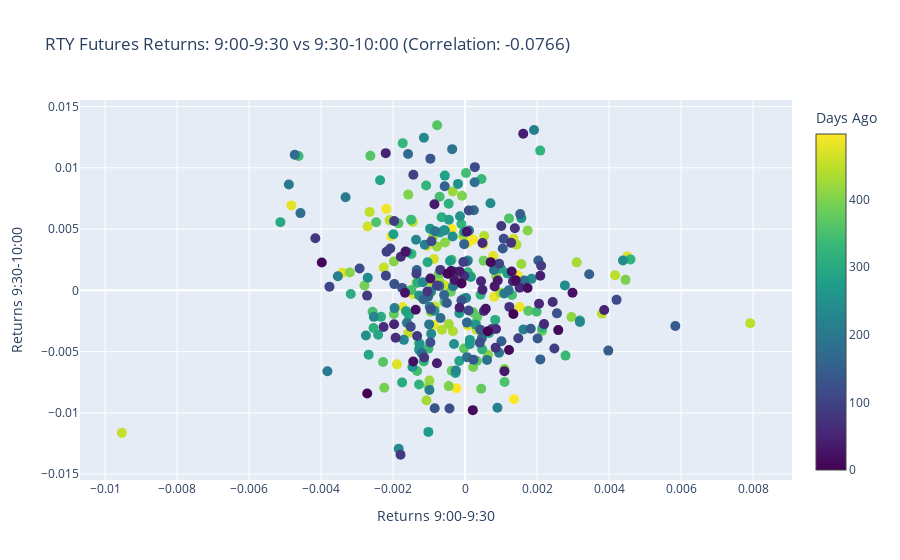

The code cell stored with this chart in its notebook:
### Code cell
import pandas as pd
import plotly.graph_objects as go
from plotly.subplots import make_subplots

# Load data
df = pd.read_csv("rty.csv")


# Function to parse the combined date and time
def parse_datetime(date, time_start):
    date = pd.to_datetime(date)
    time_parts = time_start.split()
    if len(time_parts) == 3:  # Format: "0 days HH:MM:SS.fraction"
        time = pd.to_timedelta(time_parts[2])
    else:  # Format: "HH:MM:SS.fraction"
        time = pd.to_timedelta(time_parts[0])
    return date + time


# Apply the parsing function
df["DateTime"] = df.apply(
    lambda row: parse_datetime(row["Date"], row["TimeStart"]), axis=1
)
df["Date"] = pd.to_datetime(df["Date"])


# Function to calculate returns for a specific time range
def calculate_returns(df, start_time, end_time):
    mask = (df["DateTime"].dt.time >= start_time) & (df["DateTime"].dt.time < end_time)
    return df[mask].groupby("Date")["LogReturn"].sum()


# Calculate returns for two time slots
returns_1 = calculate_returns(
    df, pd.Timestamp("09:00").time(), pd.Timestamp("09:30").time()
)
returns_2 = calculate_returns(
    df, pd.Timestamp("09:30").time(), pd.Timestamp("10:00").time()
)

# Create DataFrame for plotting
plot_df = pd.DataFrame({"Returns_1": returns_1, "Returns_2": returns_2})
plot_df["DaysAgo"] = (plot_df.index.max() - plot_df.index).days

# Calculate correlation
correlation = plot_df["Returns_1"].corr(plot_df["Returns_2"])

# Create interactive scatter plot
fig = go.Figure()

fig.add_trace(
    go.Scatter(
        x=plot_df["Returns_1"],
        y=plot_df["Returns_2"],
        mode="markers",
        marker=dict(
            size=10,
            color=plot_df["DaysAgo"],
            colorscale="Viridis",
            colorbar=dict(title="Days Ago"),
        ),
        text=plot_df.index.strftime("%Y-%m-%d"),
        hovertemplate="Date: %{text}<br>Returns 9:00-9:30: %{x:.4f}<br>Returns 9:30-10:00: %{y:.4f}<extra></extra>",
    )
)

fig.update_layout(
    title=f"RTY Futures Returns: 9:00-9:30 vs 9:30-10:00 (Correlation: {correlation:.4f})",
    xaxis_title="Returns 9:00-9:30",
    yaxis_title="Returns 9:30-10:00",
)

fig.show()

### Figure 1 — Plotly figure (JSON) as saved in the notebook; plotly's stock layout.template omitted (floating-point values rounded to 4 significant figures; data arrays with more than 128 entries replaced by an {"elided": "..."} marker saying what was removed)
{"data": [{"hovertemplate": "Date: %{text}<br>Returns 9:00-9:30: %{x:.4f}<br>Returns 9:30-10:00: %{y:.4f}<extra></extra>", "marker": {"color": {"elided": "340 int values"}, "colorbar": {"title": {"text": "Days Ago"}}, "colorscale": [[0, "#440154"], [0.1111, "#482878"], [0.2222, "#3e4989"], [0.3333, "#31688e"], [0.4444, "#26828e"], [0.5556, "#1f9e89"], [0.6667, "#35b779"], [0.7778, "#6ece58"], [0.8889, "#b5de2b"], [1, "#fde725"]], "size": 10}, "mode": "markers", "text": {"elided": "340 str values"}, "type": "scatter", "x": {"elided": "340 float values"}, "y": {"elided": "340 float values"}}], "layout": {"title": {"text": "RTY Futures Returns: 9:00-9:30 vs 9:30-10:00 (Correlation: -0.0766)"}, "xaxis": {"title": {"text": "Returns 9:00-9:30"}}, "yaxis": {"title": {"text": "Returns 9:30-10:00"}}}}
